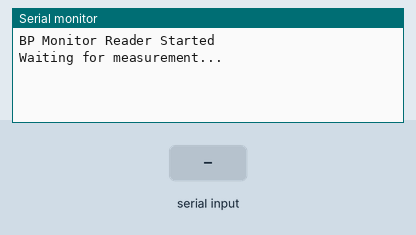
Bench run of a sketch on a simulated ESP32. Parts: the last lines printed to the serial monitor. Inputs (shaded band) come from the test bench.

Above: at 1.2 s.
1.3 s: "Data=\n" received over the second serial link
At 2.1 s:
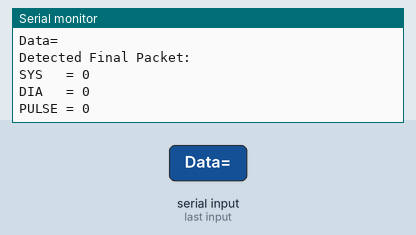
2.8 s: "Sys[0]\n" received over the second serial link
At 3.2 s:
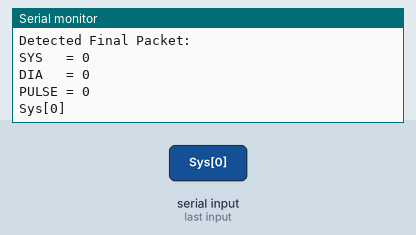
5.8 s: "DIA[0]\n" received over the second serial link
At 6.7 s:
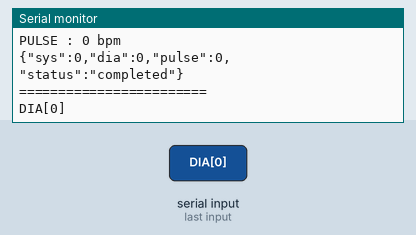
7.3 s: "90 45\n" received over the second serial link
At 7.8 s:
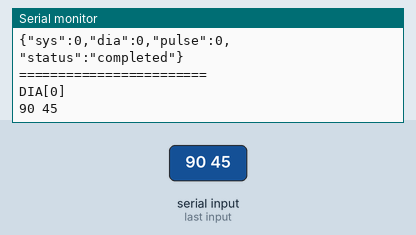
8.8 s: "5\n" received over the second serial link
At 10.0 s:
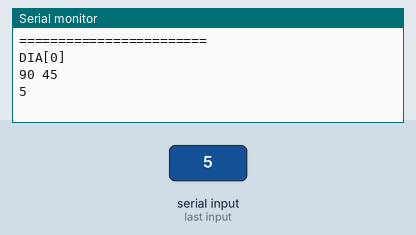
10.3 s: "1 90 45\n" received over the second serial link
At 11.3 s:
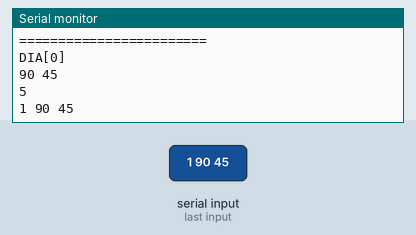

The sketch:

bp_monitor_esp32.ino
```cpp
#include <HardwareSerial.h>
#include <ArduinoJson.h>

HardwareSerial bpSerial(2);   // UART2 on ESP32

// BP board connection:
// BP TX -> ESP32 GPIO16
// BP RX -> ESP32 GPIO17
// GND   -> ESP32 GND

String lineBuffer = "";

int SYS   = 0;
int DIA   = 0;
int PULSE = 0;

unsigned long lastDataTime = 0;
bool measurementFinished = false;

void setup() {
  Serial.begin(115200);

  // Try 9600 first. If no output, try 4800 / 19200
  bpSerial.begin(9600, SERIAL_8N1, 16, 17);

  Serial.println("\nBP Monitor Reader Started");
  Serial.println("Waiting for measurement...");
}

void loop() {

  while (bpSerial.available()) {
    char c = bpSerial.read();
    lastDataTime = millis();

    // End of one serial line
    if (c == '\n' || c == '\r') {

      if (lineBuffer.length() > 0) {
        Serial.println(lineBuffer);

        // Final result line usually contains Data=
        if (lineBuffer.indexOf("Data=") >= 0) {
          parseFinalData(lineBuffer);
          measurementFinished = true;
        }

        // Backup: also parse Sys[] and DIA[] if present
        if (lineBuffer.indexOf("Sys[0]") >= 0) {
          SYS = extractAfter(lineBuffer, "Sys[0]=");
        }

        if (lineBuffer.indexOf("DIA[0]") >= 0) {
          DIA = extractAfter(lineBuffer, "DIA[0]=");
        }

        lineBuffer = "";
      }
    } else {
      lineBuffer += c;
    }
  }

  // Measurement completed and no new data for 2 seconds
  if (measurementFinished && (millis() - lastDataTime > 2000)) {

    Serial.println("\n===== FINAL RESULT =====");
    Serial.print("SYS   : ");
    Serial.print(SYS);
    Serial.println(" mmHg");

    Serial.print("DIA   : ");
    Serial.print(DIA);
    Serial.println(" mmHg");

    Serial.print("PULSE : ");
    Serial.print(PULSE);
    Serial.println(" bpm");

    // Output JSON format for Python parsing
    sendJSONData(SYS, DIA, PULSE);

    Serial.println("========================\n");

    // reset for next measurement
    measurementFinished = false;
    SYS = 0;
    DIA = 0;
    PULSE = 0;
  }
}

// ---------------------------------------------------
// Send data in JSON format for easy Python parsing
// ---------------------------------------------------
void sendJSONData(int sys, int dia, int pulse) {
  StaticJsonDocument<200> doc;

  doc["sys"] = sys;
  doc["dia"] = dia;
  doc["pulse"] = pulse;
  doc["status"] = "completed";

  serializeJson(doc, Serial);
  Serial.println();  // newline for line-based parsing
}

// ---------------------------------------------------
// Extracts number after a keyword like Sys[0]=
// Example: "Sys[0]=00104" -> 104
// ---------------------------------------------------
int extractAfter(String s, String key) {
  int pos = s.indexOf(key);

  if (pos < 0) return 0;

  pos += key.length();

  String num = "";

  while (pos < s.length() && isDigit(s[pos])) {
    num += s[pos];
    pos++;
  }

  return num.toInt();
}

// ---------------------------------------------------
// Parse line like:
// Data=00001 Data=00088 Data=00064 Data=00105 ...
//
// According to your machine:
// values[1] = Pulse
// values[2] = DIA
// values[3] = SYS
// ---------------------------------------------------
void parseFinalData(String s) {

  int values[10];
  int count = 0;

  while (count < 10) {

    int pos = s.indexOf("Data=");

    if (pos < 0) break;

    s = s.substring(pos + 5);

    String number = "";

    for (int i = 0; i < s.length(); i++) {
      if (isDigit(s[i])) {
        number += s[i];
      } else {
        break;
      }
    }

    values[count] = number.toInt();
    count++;

    int nextSpace = s.indexOf(' ');
    if (nextSpace < 0) break;

    s = s.substring(nextSpace + 1);
  }

  // Example packet:
  // Data=00001
  // Data=00088  -> pulse
  // Data=00064  -> DIA
  // Data=00105  -> SYS

  if (count >= 4) {
    PULSE = values[1];
    DIA   = values[2];
    SYS   = values[3];
  }

  Serial.println("\nDetected Final Packet:");
  Serial.print("SYS   = ");
  Serial.println(SYS);

  Serial.print("DIA   = ");
  Serial.println(DIA);

  Serial.print("PULSE = ");
  Serial.println(PULSE);
}
```

Measured:
- after the input at 1.3 s, the serial monitor: prints a new line at once (image 1)
- after the input at 2.8 s, the serial monitor: prints a new line at once (image 2)
- after the input at 5.8 s, the serial monitor: prints a new line at once (image 3)
- after the input at 7.3 s, the serial monitor: prints a new line at once (image 4)
- after the input at 8.8 s, the serial monitor: prints a new line at once (image 5)
- after the input at 10.3 s, the serial monitor: prints a new line at once (image 6)
